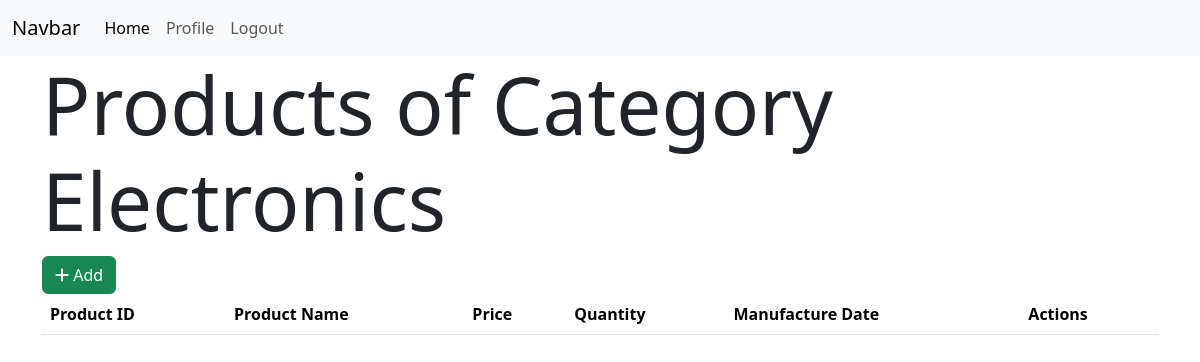
Before: /category/1/ (signed in) with the older database file.
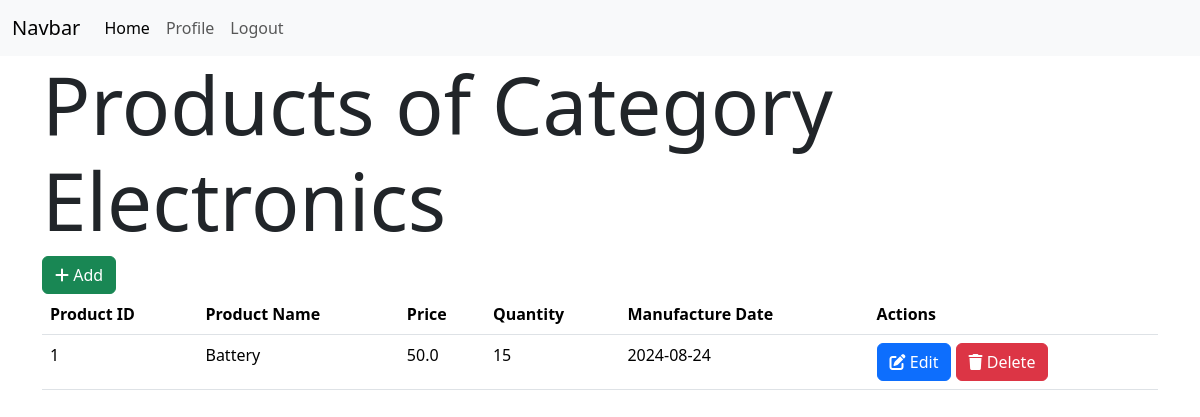
After: the same page with the newer database file.
### models.py (models this page shows)
class Category(db.Model):
    id = db.Column(db.Integer, primary_key=True)
    name = db.Column(db.String(32), unique=True)
    products = db.relationship('Product', backref='category', lazy=True)

class Product(db.Model):
    id = db.Column(db.Integer, primary_key=True)
    name = db.Column(db.String(32), unique=True)
    price = db.Column(db.Float, nullable=False)
    category_id = db.Column(db.Integer, db.ForeignKey('category.id'),nullable=False)
    quantity = db.Column(db.Integer, nullable=False)
    man_date = db.Column(db.Date, nullable=False)
    carts = db.relationship('Cart', backref='product', lazy=True)
    orders = db.relationship('Order', backref='product', lazy=True)

### routes.py (the view)
@app.route('/category/<int:id>/')
@admin_required
def show_category(id):
    category = Category.query.get(id)
    if not category:
        flash('Category does not exist')
        return redirect(url_for('admin'))
    return render_template('category/show.html',category=category)

### routes.py (called while the page is built)
def admin_required(func):
    @wraps(func)
    def inner(*args, **kwargs):
        if 'user_id' not in session:
            flash('Please login to continue')
            return redirect(url_for('login'))
        user = User.query.get(session['user_id'])
        if not user.is_admin:
            flash('You are not authorized to access this page')
            return redirect(url_for('index'))
        return func(*args, **kwargs)
    return inner

### templates/category/show.html (shortened to what this page needs)
{% extends 'layout.html' %}
{% block content %}
<h1 class="display-1">Products of Category {{category.name}}
</h1>
    <a href="{{url_for('add_product', category_id=category.id)}}" class="btn btn-success">
        <i class="fas fa-plus"></i>
        Add
    </a>
    <table class="table">
        <thead>
            <tr>
                <th>Product ID</th>
                <th>Product Name</th>
                <th>Price</th>
                <th>Quantity</th>
                <th>Manufacture Date</th>
                <th>Actions</th>
            </tr>
        </thead>
        <tbody>
            {% for product in category.products %}
            <tr>
                <td>{{product.id}}</td>
                <td>{{product.name}}</td>
                <td>{{product.price}}</td>
                <td>{{product.quantity}}</td>
                <td>{{product.man_date}}</td>
                <td>
                    <a href="{{url_for('edit_product',id=product.id)}}" class="btn btn-primary">
                        <i class="fas fa-edit    "></i>
                        Edit
                    </a>
                    <a href="{{url_for('delete_product',id=product.id)}}" class="btn btn-danger">
                        <i class="fas fa-trash    "></i>
                        Delete
                    </a>
                </td>
            </tr>
            {% endfor %}
        </tbody>
    </table>
{% endblock %}

### templates/layout.html (shortened to what this page needs)
<!DOCTYPE html>
<html lang="en">
<head>
    <link href="https://cdn.jsdelivr.net/npm/bootstrap@5.3.3/dist/css/bootstrap.min.css" rel="stylesheet">
</head>
<body>
{% include 'navbar.html' with context %}
<div class="container">
{% block content %}
{% endblock %}
</div>
    <link rel="stylesheet" href="https://cdnjs.cloudflare.com/ajax/libs/font-awesome/6.6.0/css/all.min.css" />
</body>
</html>

### templates/navbar.html (shortened to what this page needs)
<nav class="navbar navbar-expand-lg bg-body-tertiary">
    <div class="container-fluid">
      <a class="navbar-brand" href="#">Navbar</a>
      <div class="collapse navbar-collapse" id="navbarNav">
        <ul class="navbar-nav">
            {% if 'user_id' in session %}
              <li class="nav-item">
                <a class="nav-link active" aria-current="page" href="{{url_for('index')}}">Home</a>
              </li>
              <li class="nav-item">
                <a class="nav-link" href="{{url_for('profile')}}">Profile</a>
              </li>
              <li class="nav-item">
                <a class="nav-link" href="{{url_for('logout')}}">Logout</a>
              </li>
            {% endif %}
        </ul>
      </div>
    </div>
  </nav>

Changed rows visible on the page:
added Product: id "1", name "Battery", price "50.0", quantity "15", man_date "2024-08-24"
